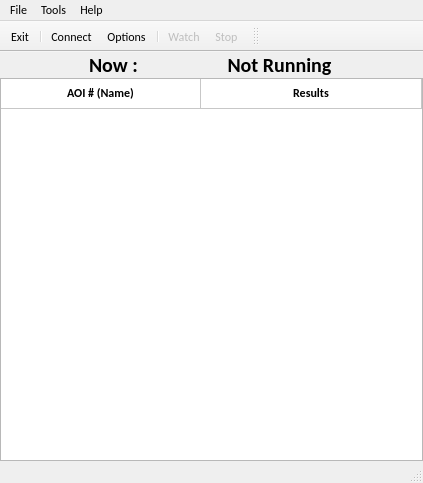
<?xml version="1.0" encoding="UTF-8"?>
<ui version="4.0">
 <class>MainWindow</class>
 <widget class="QMainWindow" name="MainWindow">
  <property name="geometry">
   <rect>
    <x>0</x>
    <y>0</y>
    <width>423</width>
    <height>483</height>
   </rect>
  </property>
  <property name="sizePolicy">
   <sizepolicy hsizetype="Preferred" vsizetype="Preferred">
    <horstretch>0</horstretch>
    <verstretch>0</verstretch>
   </sizepolicy>
  </property>
  <property name="font">
   <font>
    <family>Calibri</family>
   </font>
  </property>
  <property name="windowTitle">
   <string>KEM Studio for OCR</string>
  </property>
  <property name="windowIcon">
   <iconset resource="kem_studio.qrc">
    <normaloff>:/icons/icon/kem.png</normaloff>:/icons/icon/kem.png</iconset>
  </property>
  <widget class="QWidget" name="centralwidget">
   <property name="sizePolicy">
    <sizepolicy hsizetype="Fixed" vsizetype="Preferred">
     <horstretch>0</horstretch>
     <verstretch>0</verstretch>
    </sizepolicy>
   </property>
   <layout class="QVBoxLayout" name="verticalLayout" stretch="0,10">
    <property name="spacing">
     <number>0</number>
    </property>
    <property name="sizeConstraint">
     <enum>QLayout::SetNoConstraint</enum>
    </property>
    <property name="leftMargin">
     <number>0</number>
    </property>
    <property name="topMargin">
     <number>0</number>
    </property>
    <property name="rightMargin">
     <number>0</number>
    </property>
    <property name="bottomMargin">
     <number>0</number>
    </property>
    <item>
     <layout class="QHBoxLayout" name="horizontalLayout">
      <property name="spacing">
       <number>0</number>
      </property>
      <property name="sizeConstraint">
       <enum>QLayout::SetMaximumSize</enum>
      </property>
      <item>
       <widget class="QLabel" name="now">
        <property name="sizePolicy">
         <sizepolicy hsizetype="Fixed" vsizetype="Fixed">
          <horstretch>0</horstretch>
          <verstretch>0</verstretch>
         </sizepolicy>
        </property>
        <property name="font">
         <font>
          <family>Calibri</family>
          <pointsize>15</pointsize>
          <weight>75</weight>
          <bold>true</bold>
         </font>
        </property>
        <property name="text">
         <string>Now :</string>
        </property>
       </widget>
      </item>
      <item>
       <widget class="QLabel" name="current_time">
        <property name="sizePolicy">
         <sizepolicy hsizetype="Fixed" vsizetype="Fixed">
          <horstretch>0</horstretch>
          <verstretch>0</verstretch>
         </sizepolicy>
        </property>
        <property name="font">
         <font>
          <family>Calibri</family>
          <pointsize>15</pointsize>
          <weight>75</weight>
          <bold>true</bold>
         </font>
        </property>
        <property name="text">
         <string>Not Running</string>
        </property>
        <property name="alignment">
         <set>Qt::AlignCenter</set>
        </property>
       </widget>
      </item>
     </layout>
    </item>
    <item>
     <widget class="QTableWidget" name="result_table">
      <property name="sizePolicy">
       <sizepolicy hsizetype="Preferred" vsizetype="Preferred">
        <horstretch>0</horstretch>
        <verstretch>0</verstretch>
       </sizepolicy>
      </property>
      <property name="font">
       <font>
        <family>Calibri</family>
        <weight>50</weight>
        <bold>false</bold>
       </font>
      </property>
      <property name="autoFillBackground">
       <bool>true</bool>
      </property>
      <property name="verticalScrollBarPolicy">
       <enum>Qt::ScrollBarAsNeeded</enum>
      </property>
      <property name="horizontalScrollBarPolicy">
       <enum>Qt::ScrollBarAlwaysOff</enum>
      </property>
      <property name="sizeAdjustPolicy">
       <enum>QAbstractScrollArea::AdjustIgnored</enum>
      </property>
      <property name="editTriggers">
       <set>QAbstractItemView::AnyKeyPressed|QAbstractItemView::EditKeyPressed</set>
      </property>
      <property name="showGrid">
       <bool>true</bool>
      </property>
      <property name="rowCount">
       <number>1</number>
      </property>
      <property name="columnCount">
       <number>2</number>
      </property>
      <attribute name="horizontalHeaderVisible">
       <bool>false</bool>
      </attribute>
      <attribute name="horizontalHeaderCascadingSectionResizes">
       <bool>true</bool>
      </attribute>
      <attribute name="horizontalHeaderDefaultSectionSize">
       <number>200</number>
      </attribute>
      <attribute name="horizontalHeaderShowSortIndicator" stdset="0">
       <bool>false</bool>
      </attribute>
      <attribute name="horizontalHeaderStretchLastSection">
       <bool>true</bool>
      </attribute>
      <attribute name="verticalHeaderVisible">
       <bool>false</bool>
      </attribute>
      <attribute name="verticalHeaderCascadingSectionResizes">
       <bool>true</bool>
      </attribute>
      <attribute name="verticalHeaderStretchLastSection">
       <bool>false</bool>
      </attribute>
      <row/>
      <column/>
      <column/>
      <item row="0" column="0">
       <property name="text">
        <string>AOI # (Name)</string>
       </property>
       <property name="font">
        <font>
         <weight>75</weight>
         <bold>true</bold>
        </font>
       </property>
       <property name="textAlignment">
        <set>AlignCenter</set>
       </property>
      </item>
      <item row="0" column="1">
       <property name="text">
        <string>Results</string>
       </property>
       <property name="font">
        <font>
         <weight>75</weight>
         <bold>true</bold>
        </font>
       </property>
       <property name="textAlignment">
        <set>AlignCenter</set>
       </property>
      </item>
     </widget>
    </item>
   </layout>
  </widget>
  <widget class="QMenuBar" name="menubar">
   <property name="geometry">
    <rect>
     <x>0</x>
     <y>0</y>
     <width>423</width>
     <height>26</height>
    </rect>
   </property>
   <widget class="QMenu" name="menuFile">
    <property name="title">
     <string>File</string>
    </property>
    <addaction name="actionLoad"/>
    <addaction name="actionSave"/>
    <addaction name="separator"/>
    <addaction name="actionExit"/>
   </widget>
   <widget class="QMenu" name="menuTools">
    <property name="title">
     <string>Tools</string>
    </property>
    <addaction name="actionCameraConnect"/>
    <addaction name="actionOptions"/>
    <addaction name="actionWatch"/>
    <addaction name="actionStop"/>
    <addaction name="actionLive"/>
   </widget>
   <widget class="QMenu" name="menuHelp">
    <property name="title">
     <string>Help</string>
    </property>
    <addaction name="actionWebsite"/>
    <addaction name="separator"/>
    <addaction name="actionAbout"/>
   </widget>
   <addaction name="menuFile"/>
   <addaction name="menuTools"/>
   <addaction name="menuHelp"/>
  </widget>
  <widget class="QStatusBar" name="status_bar">
   <property name="enabled">
    <bool>true</bool>
   </property>
   <property name="font">
    <font>
     <family>Calibri</family>
     <weight>75</weight>
     <bold>true</bold>
    </font>
   </property>
  </widget>
  <widget class="QToolBar" name="toolBar">
   <property name="enabled">
    <bool>true</bool>
   </property>
   <property name="sizePolicy">
    <sizepolicy hsizetype="Preferred" vsizetype="Preferred">
     <horstretch>0</horstretch>
     <verstretch>0</verstretch>
    </sizepolicy>
   </property>
   <property name="windowTitle">
    <string>toolBar</string>
   </property>
   <property name="movable">
    <bool>false</bool>
   </property>
   <property name="toolButtonStyle">
    <enum>Qt::ToolButtonTextUnderIcon</enum>
   </property>
   <property name="floatable">
    <bool>false</bool>
   </property>
   <attribute name="toolBarArea">
    <enum>TopToolBarArea</enum>
   </attribute>
   <attribute name="toolBarBreak">
    <bool>false</bool>
   </attribute>
   <addaction name="tbactionExit"/>
   <addaction name="separator"/>
   <addaction name="tbactionCameraConnect"/>
   <addaction name="tbactionOptions"/>
   <addaction name="separator"/>
   <addaction name="tbactionWatch"/>
   <addaction name="tbactionStop"/>
  </widget>
  <widget class="QToolBar" name="toolBar_2">
   <property name="windowTitle">
    <string>toolBar_2</string>
   </property>
   <attribute name="toolBarArea">
    <enum>TopToolBarArea</enum>
   </attribute>
   <attribute name="toolBarBreak">
    <bool>false</bool>
   </attribute>
  </widget>
  <action name="actionCameraConnect">
   <property name="enabled">
    <bool>true</bool>
   </property>
   <property name="icon">
    <iconset resource="kem_studio.qrc">
     <normaloff>:/icons/icon/Conn.png</normaloff>:/icons/icon/Conn.png</iconset>
   </property>
   <property name="text">
    <string>Connect a Camera...</string>
   </property>
  </action>
  <action name="actionSave">
   <property name="enabled">
    <bool>true</bool>
   </property>
   <property name="icon">
    <iconset resource="kem_studio.qrc">
     <normaloff>:/icons/icon/Save.png</normaloff>:/icons/icon/Save.png</iconset>
   </property>
   <property name="text">
    <string>Save</string>
   </property>
   <property name="iconVisibleInMenu">
    <bool>true</bool>
   </property>
  </action>
  <action name="actionLoad">
   <property name="enabled">
    <bool>true</bool>
   </property>
   <property name="icon">
    <iconset resource="kem_studio.qrc">
     <normaloff>:/icons/icon/Load.png</normaloff>:/icons/icon/Load.png</iconset>
   </property>
   <property name="text">
    <string>Load</string>
   </property>
   <property name="iconVisibleInMenu">
    <bool>true</bool>
   </property>
  </action>
  <action name="actionAbout">
   <property name="icon">
    <iconset resource="kem_studio.qrc">
     <normaloff>:/icons/icon/info.png</normaloff>:/icons/icon/info.png</iconset>
   </property>
   <property name="text">
    <string>About</string>
   </property>
  </action>
  <action name="actionWebsite">
   <property name="icon">
    <iconset resource="kem_studio.qrc">
     <normaloff>:/icons/icon/help.png</normaloff>:/icons/icon/help.png</iconset>
   </property>
   <property name="text">
    <string>Visit Homepage</string>
   </property>
  </action>
  <action name="actionWatch">
   <property name="enabled">
    <bool>false</bool>
   </property>
   <property name="icon">
    <iconset resource="kem_studio.qrc">
     <normaloff>:/icons/icon/Watch.png</normaloff>:/icons/icon/Watch.png</iconset>
   </property>
   <property name="text">
    <string>Watch</string>
   </property>
   <property name="iconVisibleInMenu">
    <bool>true</bool>
   </property>
  </action>
  <action name="actionStop">
   <property name="enabled">
    <bool>false</bool>
   </property>
   <property name="icon">
    <iconset resource="kem_studio.qrc">
     <normaloff>:/icons/icon/Stop.png</normaloff>:/icons/icon/Stop.png</iconset>
   </property>
   <property name="text">
    <string>Stop</string>
   </property>
  </action>
  <action name="actionExit">
   <property name="icon">
    <iconset resource="kem_studio.qrc">
     <normaloff>:/icons/icon/Exit.png</normaloff>:/icons/icon/Exit.png</iconset>
   </property>
   <property name="text">
    <string>Exit</string>
   </property>
  </action>
  <action name="tbactionExit">
   <property name="enabled">
    <bool>true</bool>
   </property>
   <property name="icon">
    <iconset resource="kem_studio.qrc">
     <normaloff>:/icons/icon/Exit.png</normaloff>:/icons/icon/Exit.png</iconset>
   </property>
   <property name="text">
    <string>Exit</string>
   </property>
   <property name="toolTip">
    <string>Exit</string>
   </property>
  </action>
  <action name="tbactionWatch">
   <property name="enabled">
    <bool>false</bool>
   </property>
   <property name="icon">
    <iconset resource="kem_studio.qrc">
     <normaloff>:/icons/icon/Watch.png</normaloff>:/icons/icon/Watch.png</iconset>
   </property>
   <property name="text">
    <string>Watch</string>
   </property>
   <property name="toolTip">
    <string>Watch watching</string>
   </property>
  </action>
  <action name="tbactionStop">
   <property name="enabled">
    <bool>false</bool>
   </property>
   <property name="icon">
    <iconset resource="kem_studio.qrc">
     <normaloff>:/icons/icon/Stop.png</normaloff>:/icons/icon/Stop.png</iconset>
   </property>
   <property name="text">
    <string>Stop</string>
   </property>
   <property name="toolTip">
    <string>Stop watching</string>
   </property>
  </action>
  <action name="tbactionCameraConnect">
   <property name="icon">
    <iconset resource="kem_studio.qrc">
     <normaloff>:/icons/icon/Conn.png</normaloff>:/icons/icon/Conn.png</iconset>
   </property>
   <property name="text">
    <string>Connect</string>
   </property>
   <property name="toolTip">
    <string>Connect a camera</string>
   </property>
  </action>
  <action name="tbactionOptions">
   <property name="enabled">
    <bool>true</bool>
   </property>
   <property name="icon">
    <iconset resource="kem_studio.qrc">
     <normaloff>:/icons/icon/options.png</normaloff>:/icons/icon/options.png</iconset>
   </property>
   <property name="text">
    <string>Options</string>
   </property>
   <property name="toolTip">
    <string>Set Camera Options</string>
   </property>
  </action>
  <action name="actionOptions">
   <property name="enabled">
    <bool>true</bool>
   </property>
   <property name="icon">
    <iconset resource="kem_studio.qrc">
     <normaloff>:/icons/icon/options.png</normaloff>:/icons/icon/options.png</iconset>
   </property>
   <property name="text">
    <string>Options...</string>
   </property>
  </action>
  <action name="actionLive">
   <property name="icon">
    <iconset>
     <normaloff>icon/Live.png</normaloff>icon/Live.png</iconset>
   </property>
   <property name="text">
    <string>Live View...</string>
   </property>
  </action>
 </widget>
 <resources>
  <include location="kem_studio.qrc"/>
 </resources>
 <connections/>
</ui>
